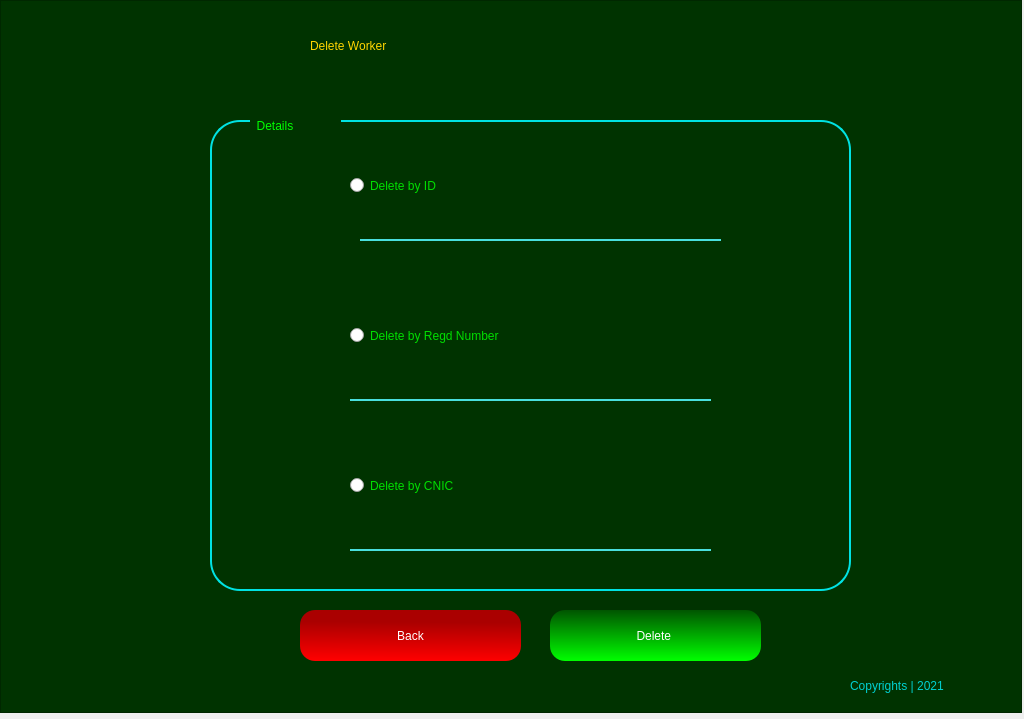
<?xml version="1.0" encoding="UTF-8"?>
<ui version="4.0">
 <class>Form</class>
 <widget class="QWidget" name="Form">
  <property name="geometry">
   <rect>
    <x>0</x>
    <y>0</y>
    <width>1024</width>
    <height>719</height>
   </rect>
  </property>
  <property name="windowTitle">
   <string>Form</string>
  </property>
  <widget class="QFrame" name="frame">
   <property name="geometry">
    <rect>
     <x>0</x>
     <y>0</y>
     <width>1022</width>
     <height>713</height>
    </rect>
   </property>
   <property name="styleSheet">
    <string notr="true">QFrame{

background-color: rgb(0, 51, 0);
color: rgb(0,255,0);

}
</string>
   </property>
   <property name="frameShape">
    <enum>QFrame::StyledPanel</enum>
   </property>
   <property name="frameShadow">
    <enum>QFrame::Raised</enum>
   </property>
   <widget class="QLabel" name="label_5">
    <property name="geometry">
     <rect>
      <x>310</x>
      <y>20</y>
      <width>431</width>
      <height>51</height>
     </rect>
    </property>
    <property name="styleSheet">
     <string notr="true">font: 87 32pt &quot;Arial Black&quot;;
color: rgb(255, 213, 0);</string>
    </property>
    <property name="text">
     <string>Delete Worker</string>
    </property>
   </widget>
   <widget class="QPushButton" name="delBtn">
    <property name="geometry">
     <rect>
      <x>550</x>
      <y>610</y>
      <width>211</width>
      <height>51</height>
     </rect>
    </property>
    <property name="styleSheet">
     <string notr="true">QPushButton{
background-color: qlineargradient(spread:pad, x1:0.498, y1:0, x2:0.507, y2:1, stop:0 rgba(0, 85, 0, 255), stop:1 rgba(0, 255, 0, 255));
border-radius:15px;
color: #FFF;
	font: 75 14pt &quot;Microsoft PhagsPa&quot;;

}

QPushButton:hover{

	background-color: rgb(0, 118, 0);
}</string>
    </property>
    <property name="text">
     <string>Delete </string>
    </property>
   </widget>
   <widget class="QPushButton" name="backBtn">
    <property name="geometry">
     <rect>
      <x>300</x>
      <y>610</y>
      <width>221</width>
      <height>51</height>
     </rect>
    </property>
    <property name="styleSheet">
     <string notr="true">QPushButton{
background-color: qlineargradient(spread:pad, x1:0.512, y1:0.238636, x2:0.493, y2:1, stop:0 rgba(170, 0, 0, 255), stop:1 rgba(255, 0, 0, 255));
border-radius:15px;
color: #FFF;
	font: 75 14pt &quot;Microsoft PhagsPa&quot;;

}

QPushButton:hover{

	background-color: rgb(138, 0, 0);
}</string>
    </property>
    <property name="text">
     <string>Back</string>
    </property>
   </widget>
   <widget class="QLabel" name="label_7">
    <property name="geometry">
     <rect>
      <x>10</x>
      <y>650</y>
      <width>51</width>
      <height>51</height>
     </rect>
    </property>
    <property name="styleSheet">
     <string notr="true">background-image: url(:/newPrefix/—Pngtree—red and black logo_5517319.png);</string>
    </property>
    <property name="text">
     <string/>
    </property>
    <property name="pixmap">
     <pixmap resource="mainLogo.qrc">:/newPrefix/—Pngtree—red and black logo_5517319.png</pixmap>
    </property>
    <property name="scaledContents">
     <bool>true</bool>
    </property>
   </widget>
   <widget class="QLabel" name="label_8">
    <property name="geometry">
     <rect>
      <x>850</x>
      <y>670</y>
      <width>161</width>
      <height>31</height>
     </rect>
    </property>
    <property name="styleSheet">
     <string notr="true">font: 25 12pt &quot;Bahnschrift Light&quot;;
color: rgb(0, 208, 208);</string>
    </property>
    <property name="text">
     <string>Copyrights | 2021</string>
    </property>
   </widget>
   <widget class="QFrame" name="frame_2">
    <property name="geometry">
     <rect>
      <x>210</x>
      <y>120</y>
      <width>641</width>
      <height>471</height>
     </rect>
    </property>
    <property name="styleSheet">
     <string notr="true">QFrame{

border: 2px solid rgb(0, 226, 226);
border-radius: 30px;

}</string>
    </property>
    <property name="frameShape">
     <enum>QFrame::StyledPanel</enum>
    </property>
    <property name="frameShadow">
     <enum>QFrame::Raised</enum>
    </property>
    <widget class="QLabel" name="label">
     <property name="geometry">
      <rect>
       <x>40</x>
       <y>-10</y>
       <width>91</width>
       <height>31</height>
      </rect>
     </property>
     <property name="styleSheet">
      <string notr="true">border: none;
font: 12pt &quot;MS Shell Dlg 2&quot;;</string>
     </property>
     <property name="text">
      <string>  Details</string>
     </property>
    </widget>
    <widget class="QRadioButton" name="idRadio">
     <property name="geometry">
      <rect>
       <x>140</x>
       <y>40</y>
       <width>291</width>
       <height>51</height>
      </rect>
     </property>
     <property name="styleSheet">
      <string notr="true">font: 16pt &quot;Myanmar Text&quot;;
color: rgb(0, 222, 0)</string>
     </property>
     <property name="text">
      <string>Delete by ID </string>
     </property>
    </widget>
    <widget class="QLineEdit" name="idTxt">
     <property name="geometry">
      <rect>
       <x>150</x>
       <y>80</y>
       <width>361</width>
       <height>41</height>
      </rect>
     </property>
     <property name="styleSheet">
      <string notr="true">QLineEdit{
background-color: rgb(0, 51, 0);
border-top:none;
border-left: none;
border-right: none;
border-bottom: 2px solid rgb(74, 224, 222);

}</string>
     </property>
    </widget>
    <widget class="QRadioButton" name="regdRadio">
     <property name="geometry">
      <rect>
       <x>140</x>
       <y>190</y>
       <width>411</width>
       <height>51</height>
      </rect>
     </property>
     <property name="styleSheet">
      <string notr="true">font: 16pt &quot;Myanmar Text&quot;;
color: rgb(0, 222, 0)</string>
     </property>
     <property name="text">
      <string>Delete by Regd Number </string>
     </property>
    </widget>
    <widget class="QLineEdit" name="regdTxt">
     <property name="geometry">
      <rect>
       <x>140</x>
       <y>240</y>
       <width>361</width>
       <height>41</height>
      </rect>
     </property>
     <property name="styleSheet">
      <string notr="true">QLineEdit{
background-color: rgb(0, 51, 0);
border-top:none;
border-left: none;
border-right: none;
border-bottom: 2px solid rgb(74, 224, 222);

}</string>
     </property>
    </widget>
    <widget class="QLineEdit" name="cnicTxt">
     <property name="geometry">
      <rect>
       <x>140</x>
       <y>390</y>
       <width>361</width>
       <height>41</height>
      </rect>
     </property>
     <property name="styleSheet">
      <string notr="true">QLineEdit{
background-color: rgb(0, 51, 0);
border-top:none;
border-left: none;
border-right: none;
border-bottom: 2px solid rgb(74, 224, 222);

}</string>
     </property>
    </widget>
    <widget class="QRadioButton" name="cnicRadio">
     <property name="geometry">
      <rect>
       <x>140</x>
       <y>340</y>
       <width>411</width>
       <height>51</height>
      </rect>
     </property>
     <property name="styleSheet">
      <string notr="true">font: 16pt &quot;Myanmar Text&quot;;
color: rgb(0, 222, 0)</string>
     </property>
     <property name="text">
      <string>Delete by CNIC</string>
     </property>
    </widget>
   </widget>
  </widget>
 </widget>
 <resources>
  <include location="mainLogo.qrc"/>
  <include location="C:/WINDOWS/system32/mainLogo.qrc"/>
 </resources>
 <connections/>
</ui>
